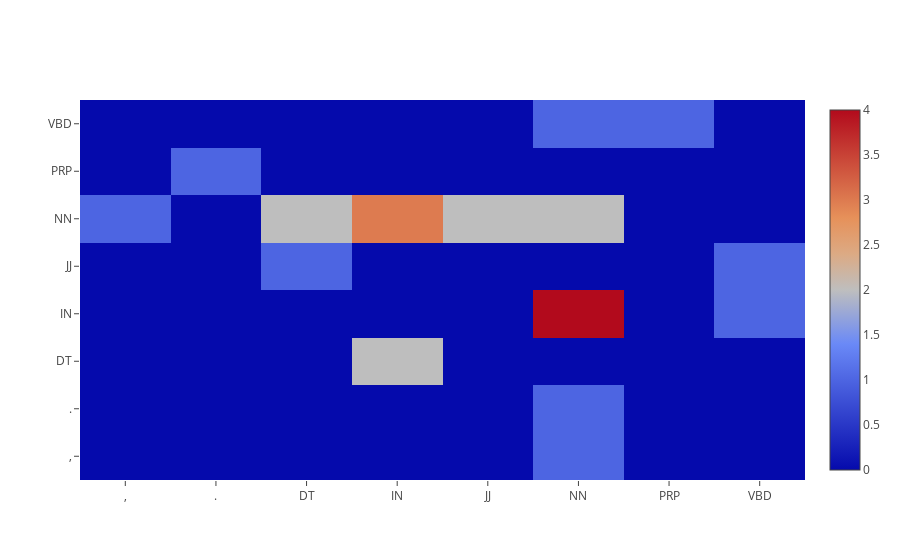

This figure's notebook cell:
### Code cell
trace = go.Heatmap(z = mat2, x = df2.columns ,y = list(df2.index))
data = [trace]
plot.iplot(data)

### Figure 1 — Plotly figure (JSON) as saved in the notebook; plotly's stock layout.template omitted (floating-point values rounded to 4 significant figures)
{"data": [{"type": "heatmap", "x": [",", ".", "DT", "IN", "JJ", "NN", "PRP", "VBD"], "y": [",", ".", "DT", "IN", "JJ", "NN", "PRP", "VBD"], "z": [[0, 0, 0, 0, 0, 1, 0, 0], [0, 0, 0, 0, 0, 1, 0, 0], [0, 0, 0, 2, 0, 0, 0, 0], [0, 0, 0, 0, 0, 4, 0, 1], [0, 0, 1, 0, 0, 0, 0, 1], [1, 0, 2, 3, 2, 2, 0, 0], [0, 1, 0, 0, 0, 0, 0, 0], [0, 0, 0, 0, 0, 1, 1, 0]]}], "layout": {}}
